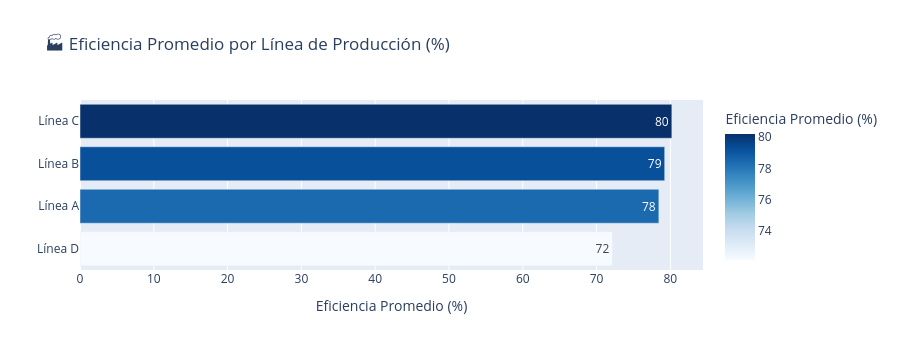

Notebook source saved alongside this figure:
### Code cell
# ══════════════════════════════════════════════════════════════
# PASO 5 — Visualización 1
# Pregunta a responder: ¿Cuál es la eficiencia por línea?
# Tipo sugerido: Barras o Boxplot
# ══════════════════════════════════════════════════════════════

# Tu código aquí:

fig1 = px.bar(
    efic_linea.sort_values('eficiencia_promedio', ascending=True),
    y                      = 'linea_produccion',
    x                      = 'eficiencia_promedio',
    orientation            = 'h',
    title                  = '🏭 Eficiencia Promedio por Línea de Producción (%)',
    labels                 = {'eficiencia_promedio': 'Eficiencia Promedio (%)', 'linea_produccion': ''},
    color                  = 'eficiencia_promedio',
    color_continuous_scale = 'Blues',
    text_auto              = '.2s'
)
fig1.update_layout(height=350, showlegend=False)
fig1.show()

### Figure 1 — Plotly figure (JSON) as saved in the notebook; plotly's stock layout.template omitted (floating-point values rounded to 4 significant figures)
{"data": [{"hovertemplate": "Eficiencia Promedio (%)=%{marker.color}<br>=%{y}<extra></extra>", "legendgroup": "", "marker": {"color": [72.15, 78.44, 79.23, 80.2], "coloraxis": "coloraxis", "pattern": {"shape": ""}}, "name": "", "orientation": "h", "showlegend": false, "textposition": "auto", "texttemplate": "%{x:.2s}", "type": "bar", "x": [72.15, 78.44, 79.23, 80.2], "xaxis": "x", "y": ["Línea D", "Línea A", "Línea B", "Línea C"], "yaxis": "y"}], "layout": {"barmode": "relative", "coloraxis": {"colorbar": {"title": {"text": "Eficiencia Promedio (%)"}}, "colorscale": [[0, "rgb(247,251,255)"], [0.125, "rgb(222,235,247)"], [0.25, "rgb(198,219,239)"], [0.375, "rgb(158,202,225)"], [0.5, "rgb(107,174,214)"], [0.625, "rgb(66,146,198)"], [0.75, "rgb(33,113,181)"], [0.875, "rgb(8,81,156)"], [1, "rgb(8,48,107)"]]}, "height": 350, "legend": {"tracegroupgap": 0}, "showlegend": false, "title": {"text": "🏭 Eficiencia Promedio por Línea de Producción (%)"}, "xaxis": {"anchor": "y", "domain": [0, 1], "title": {"text": "Eficiencia Promedio (%)"}}, "yaxis": {"anchor": "x", "domain": [0, 1], "title": {"text": ""}}}}
